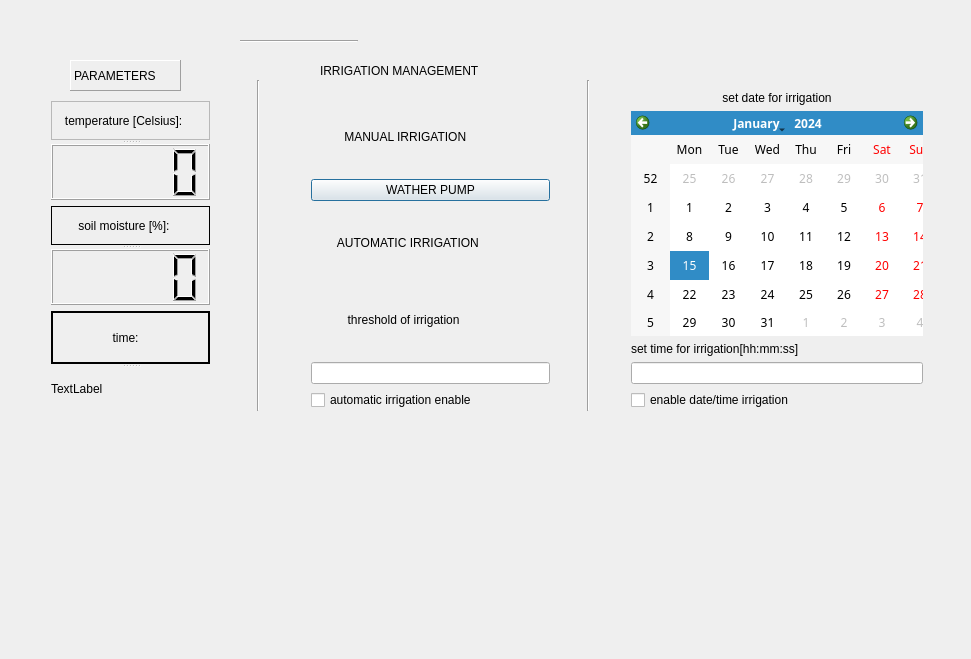
<?xml version="1.0" encoding="UTF-8"?>
<ui version="4.0">
 <class>Dialog</class>
 <widget class="QDialog" name="Dialog">
  <property name="geometry">
   <rect>
    <x>0</x>
    <y>0</y>
    <width>971</width>
    <height>659</height>
   </rect>
  </property>
  <property name="windowTitle">
   <string>Dialog</string>
  </property>
  <widget class="QLabel" name="label_7">
   <property name="geometry">
    <rect>
     <x>70</x>
     <y>60</y>
     <width>111</width>
     <height>31</height>
    </rect>
   </property>
   <property name="frameShape">
    <enum>QFrame::Panel</enum>
   </property>
   <property name="frameShadow">
    <enum>QFrame::Raised</enum>
   </property>
   <property name="text">
    <string>PARAMETERS</string>
   </property>
  </widget>
  <widget class="QLabel" name="label_8">
   <property name="geometry">
    <rect>
     <x>320</x>
     <y>60</y>
     <width>211</width>
     <height>21</height>
    </rect>
   </property>
   <property name="text">
    <string>IRRIGATION MANAGEMENT</string>
   </property>
  </widget>
  <widget class="QWidget" name="layoutWidget">
   <property name="geometry">
    <rect>
     <x>40</x>
     <y>90</y>
     <width>181</width>
     <height>331</height>
    </rect>
   </property>
   <layout class="QGridLayout" name="gridLayout">
    <item row="0" column="0">
     <widget class="QSplitter" name="splitter">
      <property name="orientation">
       <enum>Qt::Vertical</enum>
      </property>
      <widget class="QLabel" name="label_4">
       <property name="frameShape">
        <enum>QFrame::StyledPanel</enum>
       </property>
       <property name="text">
        <string>   temperature [Celsius]:</string>
       </property>
      </widget>
      <widget class="QLCDNumber" name="temerature"/>
     </widget>
    </item>
    <item row="1" column="0">
     <widget class="QSplitter" name="splitter_2">
      <property name="orientation">
       <enum>Qt::Vertical</enum>
      </property>
      <widget class="QLabel" name="label_3">
       <property name="frameShape">
        <enum>QFrame::Box</enum>
       </property>
       <property name="text">
        <string>       soil moisture [%]:</string>
       </property>
      </widget>
      <widget class="QLCDNumber" name="soil_moisture"/>
     </widget>
    </item>
    <item row="2" column="0">
     <widget class="QSplitter" name="splitter_3">
      <property name="orientation">
       <enum>Qt::Vertical</enum>
      </property>
      <widget class="QLabel" name="label">
       <property name="frameShape">
        <enum>QFrame::WinPanel</enum>
       </property>
       <property name="text">
        <string>                 time:</string>
       </property>
      </widget>
      <widget class="QLabel" name="time">
       <property name="text">
        <string>TextLabel</string>
       </property>
      </widget>
     </widget>
    </item>
   </layout>
  </widget>
  <widget class="QWidget" name="layoutWidget">
   <property name="geometry">
    <rect>
     <x>300</x>
     <y>90</y>
     <width>261</width>
     <height>331</height>
    </rect>
   </property>
   <layout class="QGridLayout" name="gridLayout_2">
    <item row="0" column="0">
     <widget class="QLabel" name="label_5">
      <property name="text">
       <string>          MANUAL IRRIGATION</string>
      </property>
     </widget>
    </item>
    <item row="1" column="0">
     <widget class="QPushButton" name="wather_pump_activate">
      <property name="text">
       <string>WATHER PUMP</string>
      </property>
     </widget>
    </item>
    <item row="2" column="0">
     <widget class="QLabel" name="label_6">
      <property name="text">
       <string>        AUTOMATIC IRRIGATION</string>
      </property>
     </widget>
    </item>
    <item row="3" column="0">
     <widget class="QLabel" name="label_2">
      <property name="text">
       <string>           threshold of irrigation</string>
      </property>
     </widget>
    </item>
    <item row="4" column="0">
     <widget class="QLineEdit" name="threshold_of_irrigation"/>
    </item>
    <item row="5" column="0">
     <widget class="QCheckBox" name="automatic_irrigation_enable">
      <property name="text">
       <string>automatic irrigation enable</string>
      </property>
     </widget>
    </item>
   </layout>
  </widget>
  <widget class="QWidget" name="layoutWidget">
   <property name="geometry">
    <rect>
     <x>620</x>
     <y>80</y>
     <width>314</width>
     <height>341</height>
    </rect>
   </property>
   <layout class="QVBoxLayout" name="verticalLayout_2">
    <item>
     <widget class="QLabel" name="label_10">
      <property name="text">
       <string>set date for irrigation</string>
      </property>
      <property name="alignment">
       <set>Qt::AlignCenter</set>
      </property>
     </widget>
    </item>
    <item>
     <widget class="QCalendarWidget" name="calendarWidget">
      <property name="font">
       <font>
        <family>Piboto Thin</family>
       </font>
      </property>
     </widget>
    </item>
    <item>
     <layout class="QVBoxLayout" name="verticalLayout">
      <item>
       <widget class="QLabel" name="label_9">
        <property name="text">
         <string>set time for irrigation[hh:mm:ss]</string>
        </property>
       </widget>
      </item>
      <item>
       <widget class="QLineEdit" name="set_time"/>
      </item>
     </layout>
    </item>
    <item>
     <widget class="QCheckBox" name="enable_date_time">
      <property name="text">
       <string>enable date/time irrigation</string>
      </property>
     </widget>
    </item>
   </layout>
  </widget>
  <widget class="Line" name="line">
   <property name="geometry">
    <rect>
     <x>240</x>
     <y>40</y>
     <width>118</width>
     <height>3</height>
    </rect>
   </property>
   <property name="orientation">
    <enum>Qt::Horizontal</enum>
   </property>
  </widget>
  <widget class="Line" name="line_2">
   <property name="geometry">
    <rect>
     <x>250</x>
     <y>80</y>
     <width>16</width>
     <height>331</height>
    </rect>
   </property>
   <property name="orientation">
    <enum>Qt::Vertical</enum>
   </property>
  </widget>
  <widget class="Line" name="line_3">
   <property name="geometry">
    <rect>
     <x>580</x>
     <y>80</y>
     <width>16</width>
     <height>331</height>
    </rect>
   </property>
   <property name="orientation">
    <enum>Qt::Vertical</enum>
   </property>
  </widget>
 </widget>
 <layoutdefault spacing="6" margin="11"/>
 <resources/>
 <connections/>
</ui>
